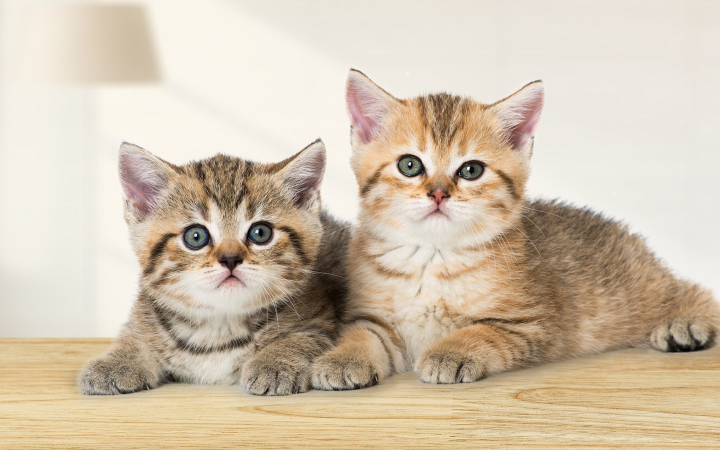
#> input picture image/kucing.jpg, 1440 x 900 px (shown at 1/2 size)
$ python 04_akses_manipulasi_piksel.py
#> lines starting #> are read from the running program, lines starting #| are printed output that depends on the picture; after the words box and inside, x2 and y2 are one past the last pixel; in counts of white or black regions, pixels touching at a corner belong together
"""
==========================================================================
PERCOBAAN 4: AKSES DAN MANIPULASI PIKSEL
==========================================================================
Program ini mempelajari cara mengakses nilai piksel individual maupun
kelompok piksel, serta memodifikasinya secara langsung.

Konsep penting:
- Gambar = array NumPy 2D (grayscale) atau 3D (berwarna)
- Koordinat: img[y, x] (baris, kolom) → BUKAN (x, y)!
- Piksel BGR: img[y, x] = [blue, green, red]
- Piksel Grayscale: img[y, x] = intensitas (0-255)

Fungsi utama:
- img[y, x]         : Akses piksel di posisi (y, x)
- img[y, x] = val   : Mengubah nilai piksel
- img.item(y, x, c) : Akses cepat satu elemen
- img.itemset()      : Ubah cepat satu elemen
- Slicing array      : Akses area/region piksel
==========================================================================
"""

# Mengimpor library yang dibutuhkan
import cv2
import numpy as np
import os
import matplotlib.pyplot as plt

# Setup path
SCRIPT_DIR = os.path.dirname(os.path.abspath(__file__))
IMAGE_DIR = os.path.join(SCRIPT_DIR, "image")
OUTPUT_DIR = os.path.join(SCRIPT_DIR, "output")
os.makedirs(OUTPUT_DIR, exist_ok=True)

print("=" * 60)
print("PERCOBAAN 4: AKSES DAN MANIPULASI PIKSEL")
print("=" * 60)

# Membaca gambar kucing dalam mode warna
img = cv2.imread(os.path.join(IMAGE_DIR, "kucing.jpg"))
#> img is the input picture: shape (900, 1440, 3); mean B, G, R 173.8, 194.5, 209.4
if img is None:
    print("[ERROR] Jalankan download_image.py terlebih dahulu!")
    exit()

# Membuat salinan gambar untuk manipulasi (agar asli tidak berubah)
# PENTING: Gunakan .copy() bukan assignment langsung!
# img2 = img → hanya membuat referensi (alias), bukan salinan
# img2 = img.copy() → membuat salinan independen
img_modif = img.copy()

# ============================================================
# 1. Mengakses nilai piksel individual
# ============================================================
print("\n--- 1. Akses Piksel Individual ---")

# Mengakses piksel di posisi (y=100, x=200)
# ★ KODE INTI ★ — PERHATIAN: urutan adalah [baris/y, kolom/x], BUKAN [x, y]!
# Ini sumber bug #1 yang paling sering terjadi di OpenCV!
piksel = img[100, 200]
#> piksel = [184, 204, 221]
print(f"  Piksel di (y=100, x=200) : {piksel}")
#|   Piksel di (y=100, x=200) : [184 204 221]
print(f"  Blue={piksel[0]}, Green={piksel[1]}, Red={piksel[2]}")
#|   Blue=184, Green=204, Red=221

# Mengakses satu channel saja menggunakan indeks ke-3
# Channel 0=Blue, 1=Green, 2=Red
blue_value = img[100, 200, 0]
#> blue_value = 184
green_value = img[100, 200, 1]
#> green_value = 204
red_value = img[100, 200, 2]
#> red_value = 221
print(f"  Blue channel  : {blue_value}")
#|   Blue channel  : 184
print(f"  Green channel : {green_value}")
#|   Green channel : 204
print(f"  Red channel   : {red_value}")
#|   Red channel   : 221

# ============================================================
# 2. Cara cepat akses piksel: item() dan itemset()
# ============================================================
print("\n--- 2. Akses Cepat dengan item() dan itemset() ---")

# img.item(y, x, channel) lebih cepat dari img[y, x, c] untuk akses tunggal
blue_fast = img.item(100, 200, 0)
#> blue_fast = 184
print(f"  Blue (item method): {blue_fast}")
#|   Blue (item method): 184

# img[y, x, channel] = value untuk mengubah satu piksel
img_modif[100, 200, 0] = 255  # Set blue channel ke 255
#> img_modif: shape (900, 1440, 3); under 0.01% of pixels changed, all inside (x1, y1, x2, y2) = (200, 100, 201, 101)
img_modif[100, 200, 1] = 0    # Set green channel ke 0
#> img_modif: shape (900, 1440, 3); mean B, G, R 173.8, 194.5, 209.4
img_modif[100, 200, 2] = 0    # Set red channel ke 0
#> img_modif: shape (900, 1440, 3); mean B, G, R 173.8, 194.5, 209.4
print(f"  Piksel diubah ke biru murni: {img_modif[100, 200]}")
#|   Piksel diubah ke biru murni: [255   0   0]

# ============================================================
# 3. Mengubah area piksel (menggunakan slicing NumPy)
# ============================================================
print("\n--- 3. Manipulasi Area Piksel ---")

# ★ KODE INTI ★ — Slicing NumPy mengubah 10.000 piksel sekaligus dalam 1 baris!
# Bandingkan: loop Python untuk area yang sama butuh ~10.000 iterasi
# Membuat kotak merah di area y:50-150, x:50-150
# Slicing: img[y_start:y_end, x_start:x_end] = [B, G, R]
img_modif[50:150, 50:150] = [0, 0, 255]  # BGR: merah
print("  Kotak merah (100x100 piksel) dibuat di posisi (50,50)")

# Membuat kotak hijau di area lain
img_modif[50:150, 160:260] = [0, 255, 0]  # BGR: hijau
print("  Kotak hijau (100x100 piksel) dibuat di posisi (50,160)")

# Membuat kotak biru
img_modif[50:150, 270:370] = [255, 0, 0]  # BGR: biru
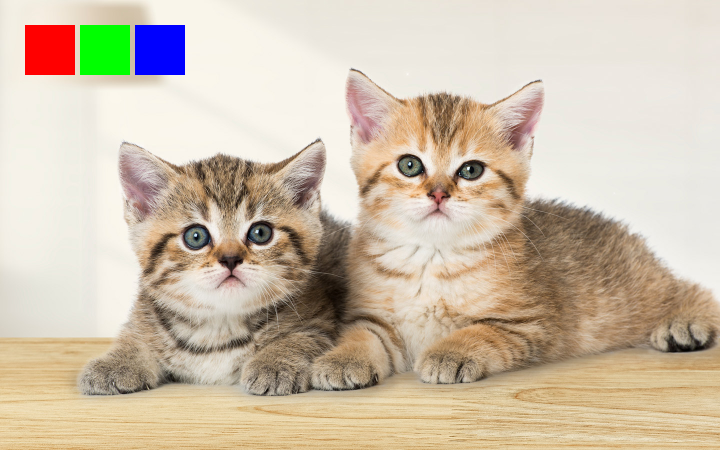
#> img_modif: shape (900, 1440, 3) (shown at 1/2 size); mean B, G, R 171.1, 191.4, 206.1
print("  Kotak biru (100x100 piksel) dibuat di posisi (50,270)")

# ============================================================
# 4. Menyalin area piksel (copy region)
# ============================================================
print("\n--- 4. Menyalin Region ---")

# Menyalin bagian gambar dari satu posisi ke posisi lain
# Mengambil region wajah kucing (contoh area)
region = img[150:300, 200:400].copy()  # Salin region
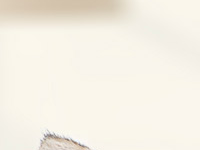
#> region: shape (150, 200, 3); mean B, G, R 228.9, 240, 244.9
print(f"  Region disalin: ukuran {region.shape}")
#|   Region disalin: ukuran (150, 200, 3)

# Menempelkan region di posisi baru
img_modif[300:300+region.shape[0], 400:400+region.shape[1]] = region
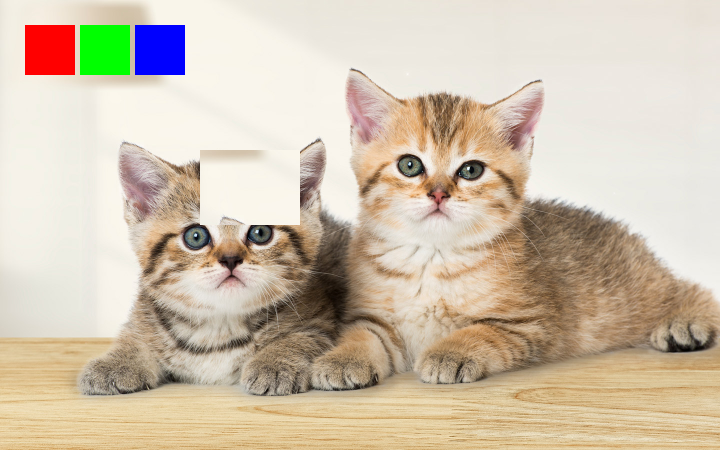
#> img_modif: shape (900, 1440, 3) (shown at 1/2 size); 2.31% of pixels changed, all inside (x1, y1, x2, y2) = (400, 300, 600, 450)
print("  Region ditempelkan di posisi (300, 400)")

# ============================================================
# 5. Manipulasi piksel berdasarkan kondisi
# ============================================================
print("\n--- 5. Manipulasi Kondisional ---")

# Membuat salinan baru untuk manipulasi kondisional
img_cond = img.copy()

# Mengubah piksel yang grayscale-nya di bawah 100 menjadi hitam
gray = cv2.cvtColor(img, cv2.COLOR_BGR2GRAY)
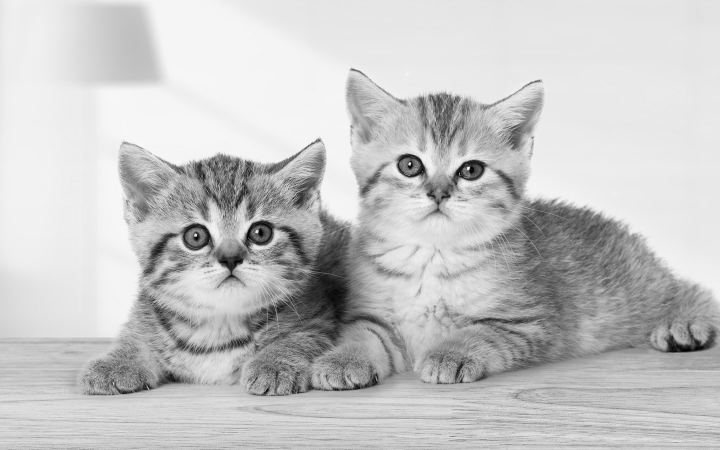
#> gray: shape (900, 1440) (shown at 1/2 size); min 0, max 254, mean 196.6

# Membuat mask: True jika piksel gelap (< 100)
mask_gelap = gray < 100
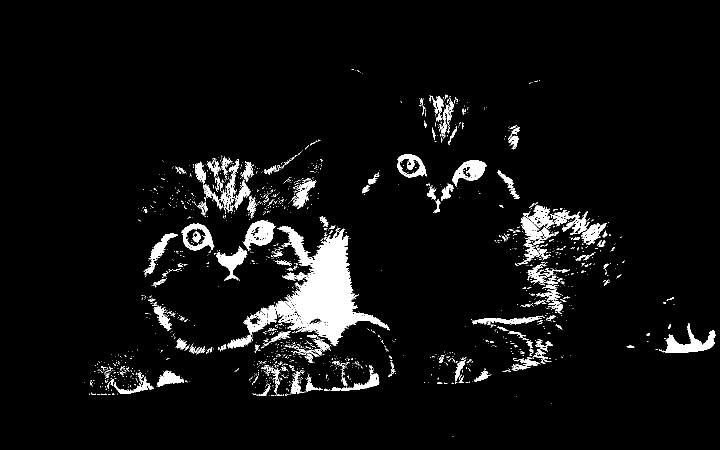
#> mask_gelap: shape (900, 1440) bool (shown at 1/2 size); 5.3% white; 1859 white regions (1654 under 20 px), largest, box (x1, y1, x2, y2) and area: (550, 453, 778, 692) 21109, (1318, 646, 1432, 705) 2330, (485, 440, 551, 502) 2067

# Menerapkan mask: ubah piksel gelap menjadi merah
# Expand mask ke 3 channel untuk diterapkan ke gambar BGR
img_cond[mask_gelap] = [0, 0, 200]
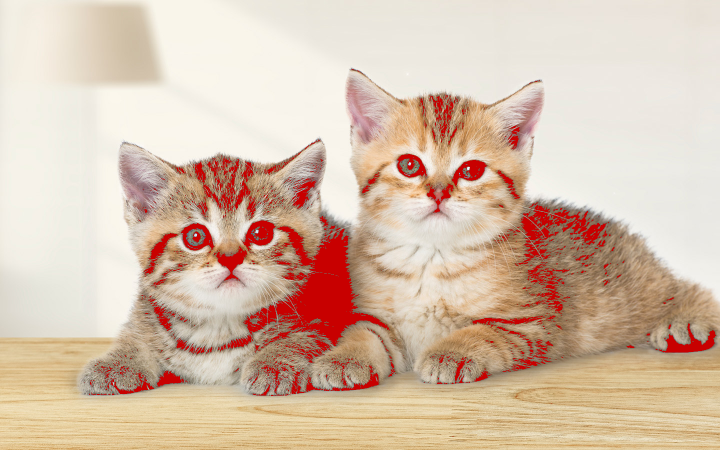
#> img_cond: shape (900, 1440, 3) (shown at 1/2 size); 5.26% of pixels changed, all inside (x1, y1, x2, y2) = (169, 138, 1432, 873)
print("  Piksel gelap (< 100) diubah menjadi merah")

# ============================================================
# 6. Iterasi piksel (lambat, hanya untuk edukasi)
# ============================================================
print("\n--- 6. Iterasi Piksel (Demonstrasi) ---")

# Membuat gambar kecil untuk demonstrasi iterasi
img_kecil = np.zeros((100, 100, 3), dtype=np.uint8)

# Mengisi gambar piksel per piksel dengan gradient
for y in range(100):
    for x in range(100):
        # Menghitung nilai warna berdasarkan posisi
        img_kecil[y, x, 0] = x * 255 // 100      # Blue: gradient horizontal
        img_kecil[y, x, 1] = y * 255 // 100      # Green: gradient vertikal
        img_kecil[y, x, 2] = (x + y) * 255 // 200  # Red: gradient diagonal

print("  Gambar gradient 100x100 dibuat dengan loop piksel")
print("  CATATAN: Iterasi piksel SANGAT LAMBAT! Gunakan operasi NumPy!")

# ============================================================
# 7. Cara cepat (vektorisasi) vs cara lambat (loop)
# ============================================================
print("\n--- 7. Perbandingan Kecepatan ---")

import time

# Membuat gambar tes berukuran 500x500
img_test = np.random.randint(0, 256, (500, 500, 3), dtype=np.uint8)

# Cara LAMBAT: invert gambar menggunakan loop
start = time.time()
img_slow = img_test.copy()
for y in range(500):
    for x in range(500):
        for c in range(3):
            img_slow[y, x, c] = 255 - img_slow[y, x, c]
waktu_loop = time.time() - start

# Cara CEPAT: invert gambar menggunakan operasi NumPy
start = time.time()
img_fast = 255 - img_test
waktu_numpy = time.time() - start

print(f"  Loop piksel  : {waktu_loop:.4f} detik")
print(f"  Operasi NumPy: {waktu_numpy:.6f} detik")
print(f"  NumPy {waktu_loop/max(waktu_numpy, 1e-6):.0f}x lebih cepat!")

# ============================================================
# 8. Visualisasi hasil
# ============================================================

fig, axes = plt.subplots(2, 3, figsize=(18, 10))

# Gambar asli
axes[0, 0].imshow(cv2.cvtColor(img, cv2.COLOR_BGR2RGB))
axes[0, 0].set_title("Gambar Asli")
axes[0, 0].axis("off")

# Gambar setelah manipulasi kotak warna + copy region
axes[0, 1].imshow(cv2.cvtColor(img_modif, cv2.COLOR_BGR2RGB))
axes[0, 1].set_title("Manipulasi: Kotak Warna + Copy Region")
axes[0, 1].axis("off")

# Gambar kondisional (piksel gelap → merah)
axes[0, 2].imshow(cv2.cvtColor(img_cond, cv2.COLOR_BGR2RGB))
axes[0, 2].set_title("Piksel Gelap → Merah")
axes[0, 2].axis("off")

# Gambar gradient hasil iterasi piksel
axes[1, 0].imshow(cv2.cvtColor(img_kecil, cv2.COLOR_BGR2RGB))
axes[1, 0].set_title("Gradient (Loop Piksel)")
axes[1, 0].axis("off")

# Gambar invert
axes[1, 1].imshow(cv2.cvtColor(img_fast, cv2.COLOR_BGR2RGB))
axes[1, 1].set_title("Invert (NumPy)")
axes[1, 1].axis("off")

# Text perbandingan kecepatan
axes[1, 2].text(0.5, 0.5,
               f"Perbandingan Kecepatan\n\n"
               f"Loop: {waktu_loop:.4f}s\n"
               f"NumPy: {waktu_numpy:.6f}s\n\n"
               f"NumPy {waktu_loop/max(waktu_numpy, 1e-6):.0f}x\nlebih cepat!",
               ha="center", va="center", fontsize=16,
               transform=axes[1, 2].transAxes)
axes[1, 2].axis("off")

plt.suptitle("Percobaan 4: Akses dan Manipulasi Piksel", fontsize=16, fontweight="bold")
plt.tight_layout()

output_path = os.path.join(OUTPUT_DIR, "04_manipulasi_piksel_hasil.png")
plt.savefig(output_path, dpi=150, bbox_inches="tight")
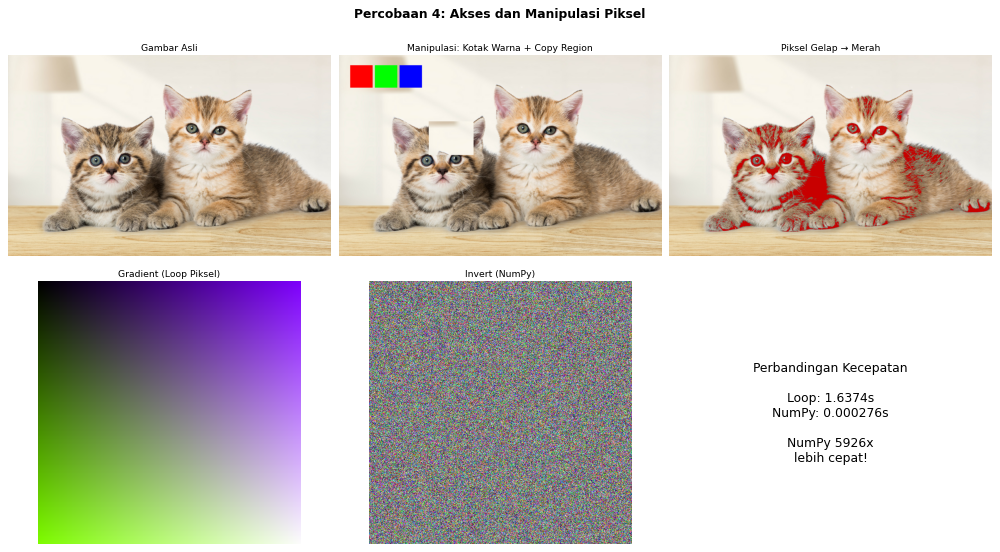
#> figure drawn by matplotlib, 5 panels
print(f"\n[OUTPUT] Hasil disimpan di: {output_path}")
plt.show()

# ============================================================
# RINGKASAN
# ============================================================
print("\n" + "=" * 60)
print("RINGKASAN PERCOBAAN 4")
print("=" * 60)
print("Cara akses dan manipulasi piksel:")
print("  1. img[y, x]         → Akses piksel (PERHATIKAN: y dulu, bukan x!)")
print("  2. img[y, x, c]      → Akses channel tertentu (0=B, 1=G, 2=R)")
print("  3. img[y1:y2, x1:x2] → Akses area/region (slicing)")
print("  4. img.item(y,x,c)   → Akses cepat satu elemen")
print("  5. img[y,x,c] = v     → Ubah cepat satu elemen")
print("  6. mask boolean      → Manipulasi piksel berdasarkan kondisi")
print("  7. SELALU gunakan NumPy daripada loop piksel!")
print("=" * 60)

$ run again, with image/ballroom.jpg copied over image/kucing.jpg
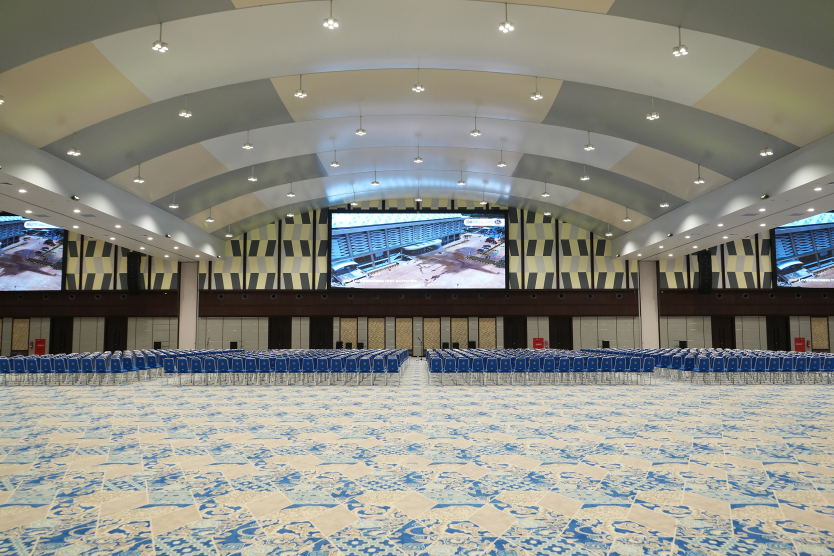
#> input picture image/ballroom.jpg, 2500 x 1667 px (shown at 1/3 size)
#> img is the input picture: shape (1667, 2500, 3); mean B, G, R 131.6, 139.7, 139.2
#> piksel = [84, 98, 97]
#|   Piksel di (y=100, x=200) : [84 98 97]
#|   Blue=84, Green=98, Red=97
#> blue_value = 84
#> green_value = 98
#> red_value = 97
#|   Blue channel  : 84
#|   Green channel : 98
#|   Red channel   : 97
#> blue_fast = 84
#|   Blue (item method): 84
#|   Piksel diubah ke biru murni: [255   0   0]
#|   Region disalin: ukuran (150, 200, 3)
#> `mask_gelap = gray < 100`:
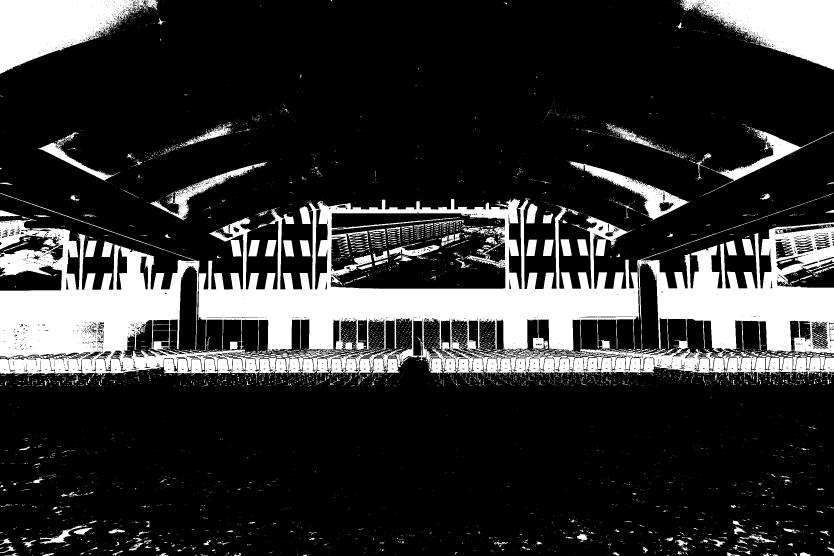
#> mask_gelap: shape (1667, 2500) bool (shown at 1/3 size); 19.6% white; 6063 white regions (5531 under 20 px), largest, box (x1, y1, x2, y2) and area: (595, 594, 1917, 1120) 237075, (0, 579, 830, 1148) 173050, (1659, 596, 2500, 1147) 148614
#> `img_cond[mask_gelap] = [0, 0, 200]`:
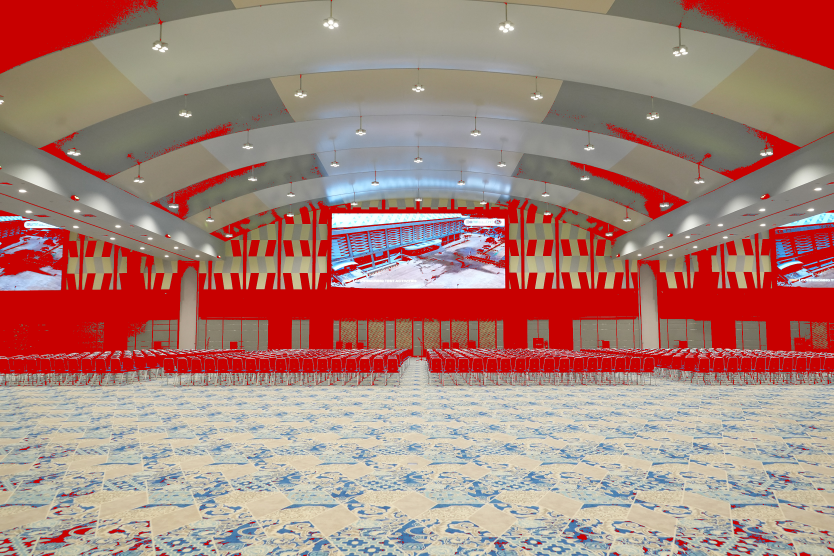
#> img_cond: shape (1667, 2500, 3) (shown at 1/3 size); mean B, G, R 120.4, 129.2, 168.3
